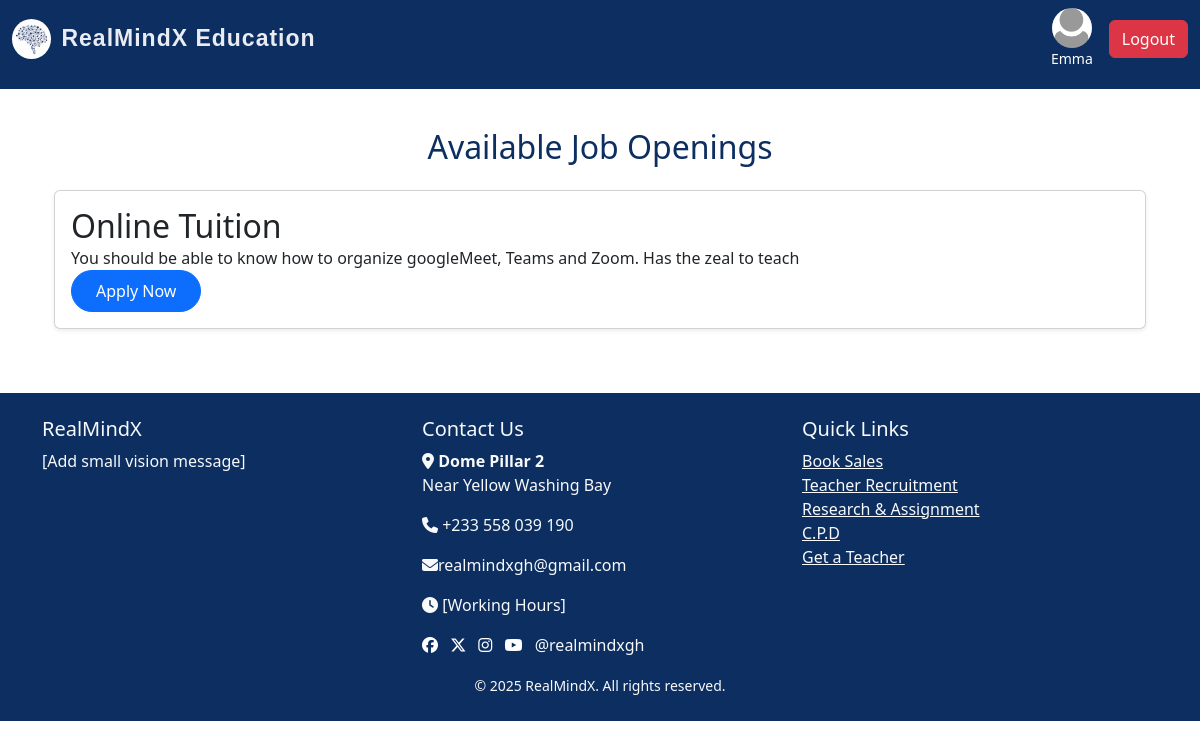
The app's page /job (signed in) with its own data.
### models.py (models this page shows, shortened)
class Admin(UserMixin, db.Model):
    id = db.Column(db.Integer, primary_key=True)
    username = db.Column(db.String(150), unique=True, nullable=False)
    email = db.Column(db.String(150), unique=True, nullable=False)
    password = db.Column(db.String(150), nullable=False)
    profile_pic = db.Column(db.String(200), nullable=True)
    job_posts = db.relationship('JobPost', backref='admin', lazy=True)
    news_posts = db.relationship('News', backref='admin', lazy=True)

class JobPost(db.Model):
    id = db.Column(db.Integer, primary_key=True)
    title = db.Column(db.String(150), nullable=False)
    description = db.Column(db.Text, nullable=False)
    job_type = db.Column(db.String(50))
    requirements = db.Column(db.Text, nullable=False)
    date_posted = db.Column(db.DateTime, default=datetime.utcnow)
    admin_id = db.Column(db.Integer, db.ForeignKey('admin.id'), nullable=False)
    applications = db.relationship('Application', backref='job', cascade='all, delete-orphan', lazy=True)

### routes.py (the view)
@app.route("/job")
def job():
    jobs = JobPost.query.order_by(JobPost.id.desc()).all()  # fetch all jobs
    return render_template("jobs.html", title="Job", jobs=jobs)

### routes.py (called while the page is built)
@login_manager.user_loader
def load_user(user_id):
    try:
        user_type, id = user_id.split(":")
        if user_type == "user":
            return User.query.get(int(id))
        elif user_type == "admin":
            return Admin.query.get(int(id))
    except ValueError:
        return None

### templates/jobs.html
{% extends 'index.html' %}
{% block content %}
<div class="container mt-4">
    <h2 class="text-center mb-4">Available Job Openings</h2>
    {% for job in jobs %}
    <div class="card mb-3 shadow-sm">
        <div class="card-body">
            <h2 class="card-title">{{ job.title }}</h2>
            <p class="card-title">{{ job.description[:100] }}</p>
            <form action="{{ url_for('apply_homepage', job_id=job.id) }}" method="post">
                <button type="submit" class="btn btn-primary rounded-pill px-4 py-2">
                    Apply Now
                </button>
            </form>
        </div>
    </div>
    {% else %}
    <div class="alert alert-info text-center" role="alert">
        No job openings available at the moment.
    </div>
    {% endfor %}
</div>
{% endblock %}

### templates/index.html (shortened to what this page needs)
<!DOCTYPE html>
<html lang="en">
<head>
  <link rel="stylesheet" href="https://cdn.jsdelivr.net/npm/bootstrap@5.3.3/dist/css/bootstrap.min.css">
  <link rel="stylesheet" href="https://cdnjs.cloudflare.com/ajax/libs/font-awesome/6.6.0/css/all.min.css">
  <link rel="stylesheet" href="{{ url_for('static', filename='main.css') }}">
</head>
<body>
<nav class="navbar navbar-expand-lg navbar-dark bg-steel fixed-top">
  <div class="container-fluid">
    <a class="navbar-brand d-flex align-items-center" href="{{ url_for('home') }}">
      <img src="{{ url_for('static', filename='images/brain.jpg') }}" alt="Logo" style="height: 40px; border-radius: 50%; margin-right: 10px;">
      RealMindX Education
    </a>
    <div class="collapse navbar-collapse justify-content-end" id="navbarNav">
      <ul class="navbar-nav">
        {% if current_user.is_authenticated %}
        <li class="nav-item d-flex align-items-center ms-2">
          <div class="d-flex flex-column align-items-center text-white me-3">
            {% if current_user.profile_pic %}
              <img src="{{ url_for('static', filename='uploads/' ~ current_user.profile_pic) }}"
                  alt="Profile"
                  style="width: 40px; height: 40px; border-radius: 50%; object-fit: cover;">
            {% else %}
              <img src="{{ url_for('static', filename='images/default-profile.webp') }}"
                  alt="Default Profile"
                  style="width: 40px; height: 40px; border-radius: 50%; object-fit: cover;">
            {% endif %}
            <small>{{ current_user.username }}</small>
          </div>
          <a class="btn btn-danger" href="{{ url_for('logout') }}">Logout</a>
        </li>
        {% endif %}
      </ul>
    </div>
  </div>
</nav>
  <main class="container mt-5 pt-4">
    {% block content %}{% endblock %}
  </main>
  {% include 'footer.html' %}
</body>
</html>

### static/main.css (style rules this page uses)
html,body { position: relative; color: #0f0505; display: flex; flex-direction: column; margin: 0; margin-top: 1.0rem; }
.container { flex: 1; }
.navbar { margin-bottom: 0; padding-bottom: 20px; }
.navbar-brand { text-decoration: none; font-family: "Poppins", sans-serif; font-size: 23px; font-weight: bold; color:rgb(233, 236, 243); letter-spacing: 1px; }
.bg-steel { background-color: #0C2E60; }
.navbar-nav a { font-size: 16px; font-weight: 400; display: flex; align-items: center; gap: 5px; color: #ffffff; }
.card { flex: 1; display: flex; flex-direction: column; }
h1, h2, h3, h4 { color: #0C2E60; }
.card-title { margin-bottom: 0; }
label, button { font-size: 20px; }

### records on screen
Admin: username "Emma"
JobPost: title "Online Tuition", description "You should be able to know how to organize googleMeet, Teams and Zoom. Has the zeal to teach"
